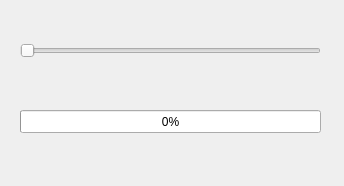
<?xml version="1.0" encoding="UTF-8"?>
<ui version="4.0">
 <class>Widget</class>
 <widget class="QWidget" name="Widget">
  <property name="geometry">
   <rect>
    <x>0</x>
    <y>0</y>
    <width>344</width>
    <height>186</height>
   </rect>
  </property>
  <property name="windowTitle">
   <string>Widget</string>
  </property>
  <widget class="QSlider" name="horizontalSlider">
   <property name="geometry">
    <rect>
     <x>20</x>
     <y>40</y>
     <width>301</width>
     <height>22</height>
    </rect>
   </property>
   <property name="minimum">
    <number>1</number>
   </property>
   <property name="maximum">
    <number>100</number>
   </property>
   <property name="orientation">
    <enum>Qt::Horizontal</enum>
   </property>
  </widget>
  <widget class="QProgressBar" name="progressBar">
   <property name="geometry">
    <rect>
     <x>20</x>
     <y>110</y>
     <width>301</width>
     <height>23</height>
    </rect>
   </property>
   <property name="minimum">
    <number>1</number>
   </property>
   <property name="value">
    <number>1</number>
   </property>
  </widget>
 </widget>
 <resources/>
 <connections/>
</ui>
